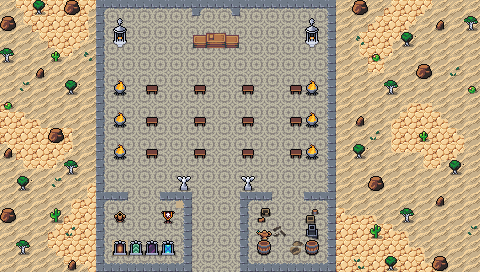

Below is a game level as drawn by its tile map, then a one-line description and the .tmx that defines it (tile-layer data replaced by summaries):
An orthogonal 30x17 tile map with 16x16 px tiles, 4 tile layers (Collision, Background, Ground, Clutter), 3 tilesets and 23 objects.

<map version="1.10" tiledversion="1.10.1" orientation="orthogonal" renderorder="right-down" width="30" height="17" tilewidth="16" tileheight="16" infinite="0" nextlayerid="8" nextobjectid="71">
 <editorsettings>
  <export target="wastetown..tmx" format="tmx" />
 </editorsettings>
 <tileset firstgid="1" source="../../../../common/maps/tileset/main.tsx" />
 <tileset firstgid="10113" source="../../../../common/maps/tileset/buildings.tsx" />
 <tileset firstgid="11905" source="../../../../common/maps/tileset/dungeon.tsx" />
 <layer id="7" name="Collision" width="30" height="17">
  <data>[510 cells, 74 non-empty, 2 distinct tile ids]</data>
 </layer>
 <layer id="1" name="Background" width="30" height="17">
  <data>[510 cells, 510 non-empty, 4 distinct tile ids]</data>
 </layer>
 <layer id="2" name="Ground" width="30" height="17">
  <data>[510 cells, 198 non-empty, 26 distinct tile ids]</data>
 </layer>
 <layer id="3" name="Clutter" width="30" height="17">
  <properties>
   <property name="spriteLayer" type="bool" value="true" />
  </properties>
  <data>[510 cells, 91 non-empty, 38 distinct tile ids]</data>
 </layer>
 <objectgroup id="4" name="Objects">
  <object id="38" template="../../../../common/maps/obj/entry_up.tx" x="192" y="281" width="48" height="16">
   <properties>
    <property name="teleport" value="" />
   </properties>
  </object>
  <object id="48" template="../../obj/treasure.tx" x="281.055" y="254.892" />
  <object id="50" template="../../../../common/maps/obj/enemy.tx" x="168.264" y="106.707">
   <properties>
    <property name="enemy" value="Human guard" />
    <property name="threatRange" type="int" value="40" />
    <property name="waypoints" value="64,65" />
   </properties>
  </object>
  <object id="51" template="../../obj/treasure.tx" x="131.869" y="29.9355" />
  <object id="52" template="../../../../common/maps/obj/gold.tx" x="272.091" y="227.202" />
  <object id="53" template="../../../../common/maps/obj/enemy.tx" x="215.541" y="99.8509">
   <properties>
    <property name="enemy" value="Human elite" />
    <property name="threatRange" type="int" value="40" />
    <property name="waypoints" value="63,62" />
   </properties>
  </object>
  <object id="54" template="../../../../common/maps/obj/enemy.tx" x="288.729" y="226.312">
   <properties>
    <property name="enemy" value="Hidden Snake" />
   </properties>
  </object>
  <object id="55" template="../../../../common/maps/obj/enemy.tx" x="215.746" y="123.525">
   <properties>
    <property name="enemy" value="Apprentice White Wizard" />
    <property name="threatRange" type="int" value="40" />
    <property name="waypoints" value="63,62" />
   </properties>
  </object>
  <object id="56" template="../../../../common/maps/obj/enemy.tx" x="142.495" y="111.268">
   <properties>
    <property name="enemy" value="Monk" />
    <property name="threatRange" type="int" value="40" />
   </properties>
  </object>
  <object id="57" template="../../../../common/maps/obj/enemy.tx" x="288.652" y="177.191">
   <properties>
    <property name="enemy" value="Monk" />
    <property name="threatRange" type="int" value="40" />
   </properties>
  </object>
  <object id="58" template="../../../../common/maps/obj/enemy.tx" x="266.967" y="85.6797">
   <properties>
    <property name="enemy" value="Human guard" />
    <property name="threatRange" type="int" value="40" />
    <property name="waypoints" value="66,67" />
   </properties>
  </object>
  <object id="59" template="../../obj/booster.tx" x="287.785" y="162.879">
   <properties>
    <property name="reward">[{"editions":["DMU","BRO","NEO","MID","VOW","SNC","ONE","MOM","MAT","WOE","AFR"],"type":"card","count":10,"rarity":["Common"]},{"editions":["DMU","BRO","NEO","MID","VOW","SNC","ONE","MOM","MAT","WOE","AFR"],"type":"card","count":3,"rarity":["Uncommon"]},{"editions":["DMU","BRO","NEO","MID","VOW","SNC","ONE","MOM","MAT","WOE","AFR"],"type":"card","count":1,"rarity":["Rare","Mythic Rare"]}]</property>
   </properties>
  </object>
  <object id="60" template="../../../../common/maps/obj/enemy.tx" x="135.555" y="202.779">
   <properties>
    <property name="enemy" value="Armored Knight" />
    <property name="threatRange" type="int" value="40" />
   </properties>
  </object>
  <object id="61" template="../../../../common/maps/obj/manashards.tx" x="136.857" y="237.042" />
  <object id="62" template="../../../../common/maps/obj/waypoint.tx" x="211.02" y="186.732" />
  <object id="63" template="../../../../common/maps/obj/waypoint.tx" x="215.79" y="81.3427" />
  <object id="64" template="../../../../common/maps/obj/waypoint.tx" x="165.047" y="56.1879" />
  <object id="65" template="../../../../common/maps/obj/waypoint.tx" x="164.18" y="181.962" />
  <object id="66" template="../../../../common/maps/obj/waypoint.tx" x="266.534" y="55.7542" />
  <object id="67" template="../../../../common/maps/obj/waypoint.tx" x="265.666" y="178.926" />
  <object id="68" template="../../../../common/maps/obj/waypoint.tx" x="270.003" y="28.8647" />
  <object id="69" template="../../../../common/maps/obj/waypoint.tx" x="163.746" y="28.8647" />
  <object id="70" template="../../obj/booster.tx" x="240.511" y="32.3343">
   <properties>
    <property name="reward">[{"editions":["DMU","BRO","NEO","MID","VOW","SNC","ONE","MOM","MAT","WOE","AFR"],"type":"card","count":10,"colors":["white"],"rarity":["Common"]},{"editions":["DMU","BRO","NEO","MID","VOW","SNC","ONE","MOM","MAT","WOE","AFR"],"type":"card","count":3,"colors":["white"],"rarity":["Uncommon"]},{"editions":["DMU","BRO","NEO","MID","VOW","SNC","ONE","MOM","MAT","WOE","AFR"],"type":"card","count":1,"colors":["white"],"rarity":["Rare","Mythic Rare"]}]</property>
   </properties>
  </object>
 </objectgroup>
</map>
